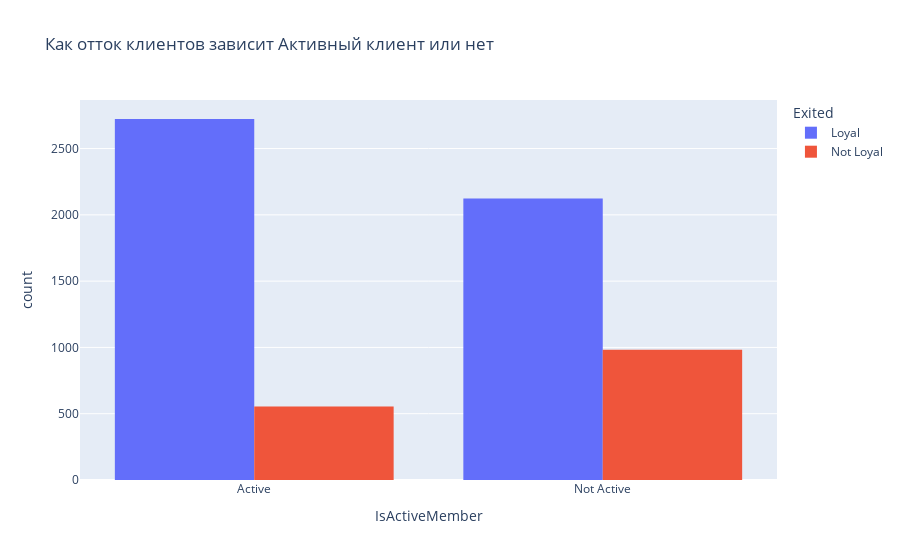

The cell this chart's notebook holds for it:
### Code cell
import pandas as pd
import seaborn as sns
import matplotlib.pyplot as plt
import plotly.express as px
plt.style.use('default')

churn_data = pd.read_csv('data/churn.csv')
churn_data.head()

churn_data = churn_data.loc[churn_data.Balance > 2500]

def get_active(is_active_member):
    if is_active_member == 0:
        return 'Not Active'
    else:
        return 'Active'

churn_data['IsActiveMember'] = churn_data['IsActiveMember'].apply(get_active)


def get_credit_score_cat(credit_score):
    if credit_score >= 300 and credit_score < 500:
        return "Very_Poor"
    elif credit_score >= 500 and credit_score < 601:
        return "Poor"
    elif credit_score >= 601 and credit_score < 661:
        return "Fair"
    elif credit_score >= 661 and credit_score < 781:
        return "Good"
    elif credit_score >= 781 and credit_score < 851:
        return "Excellent"
    elif credit_score >= 851:
        return "Top"
    elif credit_score < 300:
        return "Deep"
    

churn_data['CreditScoreCat'] = churn_data['CreditScore'].apply(get_credit_score_cat)

def get_active(is_active_member):
    if is_active_member == 0:
        return 'Loyal'
    else:
        return 'Not Loyal'


churn_data['piedata'] =  churn_data['Exited'].value_counts()
churn_data['Exited'] = churn_data['Exited'].apply(get_active)

fig = px.histogram(churn_data, x="IsActiveMember", color="Exited",title='Как отток клиентов зависит Активный клиент или нет').update_xaxes(categoryorder='total descending')
fig.update_layout(barmode='group')
fig.show()

#Видно что активные клиенты меньше уходят что может говорить о том что надо завликать клиентов быть более активными

### Figure 1 — Plotly figure (JSON) as saved in the notebook; plotly's stock layout.template omitted (floating-point values rounded to 4 significant figures; data arrays with more than 128 entries replaced by an {"elided": "..."} marker saying what was removed)
{"data": [{"alignmentgroup": "True", "bingroup": "x", "hovertemplate": "Exited=Loyal<br>IsActiveMember=%{x}<br>count=%{y}<extra></extra>", "legendgroup": "Loyal", "marker": {"color": "#636efa", "pattern": {"shape": ""}}, "name": "Loyal", "offsetgroup": "Loyal", "orientation": "v", "showlegend": true, "type": "histogram", "x": {"elided": "4846 str values"}, "xaxis": "x", "yaxis": "y"}, {"alignmentgroup": "True", "bingroup": "x", "hovertemplate": "Exited=Not Loyal<br>IsActiveMember=%{x}<br>count=%{y}<extra></extra>", "legendgroup": "Not Loyal", "marker": {"color": "#EF553B", "pattern": {"shape": ""}}, "name": "Not Loyal", "offsetgroup": "Not Loyal", "orientation": "v", "showlegend": true, "type": "histogram", "x": {"elided": "1537 str values"}, "xaxis": "x", "yaxis": "y"}], "layout": {"barmode": "group", "legend": {"title": {"text": "Exited"}, "tracegroupgap": 0}, "title": {"text": "Как отток клиентов зависит Активный клиент или нет"}, "xaxis": {"anchor": "y", "categoryorder": "total descending", "domain": [0, 1], "title": {"text": "IsActiveMember"}}, "yaxis": {"anchor": "x", "domain": [0, 1], "title": {"text": "count"}}}}
